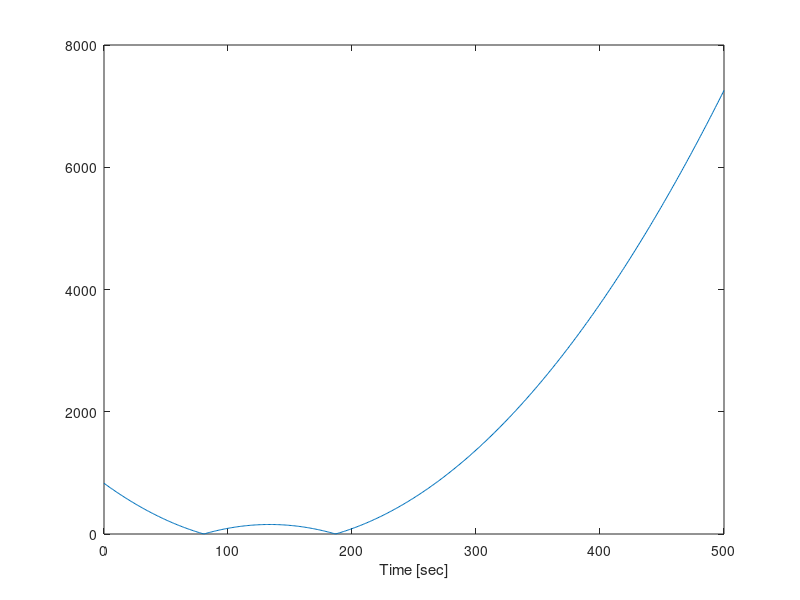

The MATLAB source for this figure:
clc; clear; close all
v0 = 7000;
tf = 500;
t = 0:1:tf;
s = 1; L = 1.5; Ixd = 0.5; I = 20; mz1 = -0.5; rho = 0.019;

vpoly = polyfit(t,v0.*exp(0.01.*t),2);
v = polyval(vpoly,t);

omega_xr = sqrt(-0.5*mz1.*rho.*v.^2.*s.*L.*0.1)/sqrt((1-Ixd)*I); %
figure; plot([0:1:tf],omega_xr); xlabel('Time [sec]'); 
